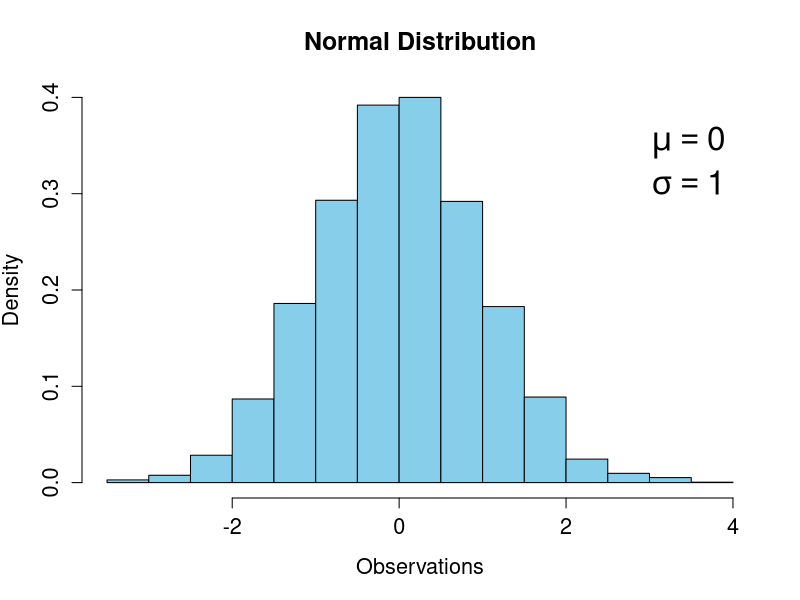

Generate this figure with R:
## ---- chunk 1
d<-rnorm(5000) # gets parameter options from left panel and forms the plot below
hist(d,main='Normal Distribution',xlab="Observations",ylab="Density",col="skyblue",cex.main=1.5,
    cex.axis=1.3,cex.lab=1.3,prob=T) # plot gets generated on the right tabbed panel
legend("topright", inset = 0.025,legend=bquote(atop(mu==.(round(mean(d))),
       sigma==.(round(sd(d))))), bty = "n", cex = 2, text.col = 'black', text.font = 2)
